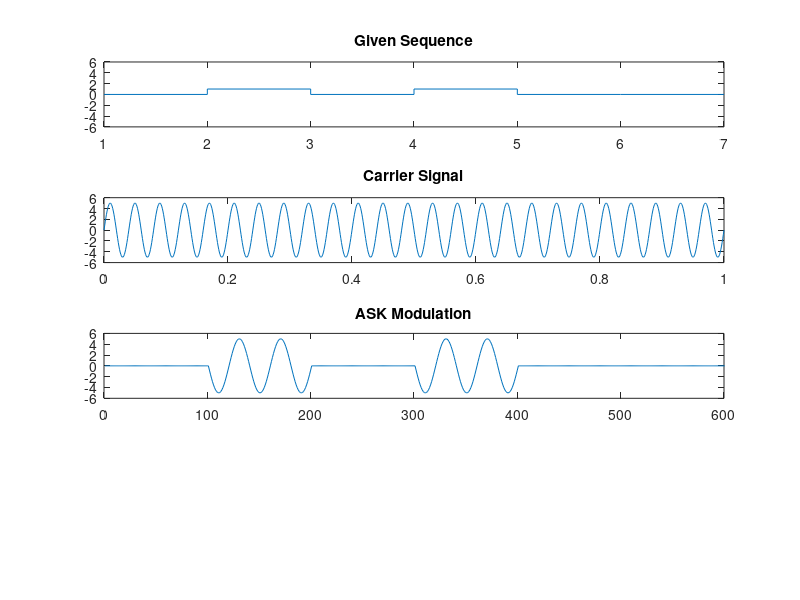

Source code (MATLAB):

bitStream=[0 1 0 1 0 0];%defining a bit stream
length_bitStream=length(bitStream);
if (bitStream(length_bitStream)==1)
bitStream(length_bitStream+1)=1;
else
bitStream(length_bitStream+1)=0;
end
Amplitude = 5;
time=0:0.001:1;
frequency_carrier1=25;
carrier1=Amplitude*sin(2*pi*frequency_carrier1*time);

for i=1:length_bitStream
for j=(i-1)*100:(i*100)
if bitStream(i)==1
y(j+1)=carrier1(j+1);
else
y(j+1)=0;
end
end
end

%ASK Plotting
subplot(4,1,1)
stairs(bitStream)
axis([1 7 -6 6])
title('Given Sequence');
subplot(4,1,2)
plot(time,carrier1)
title('Carrier Signal');
subplot(4,1,3)
plot(y)
title('ASK Modulation');
axis([0 600 -6 6])